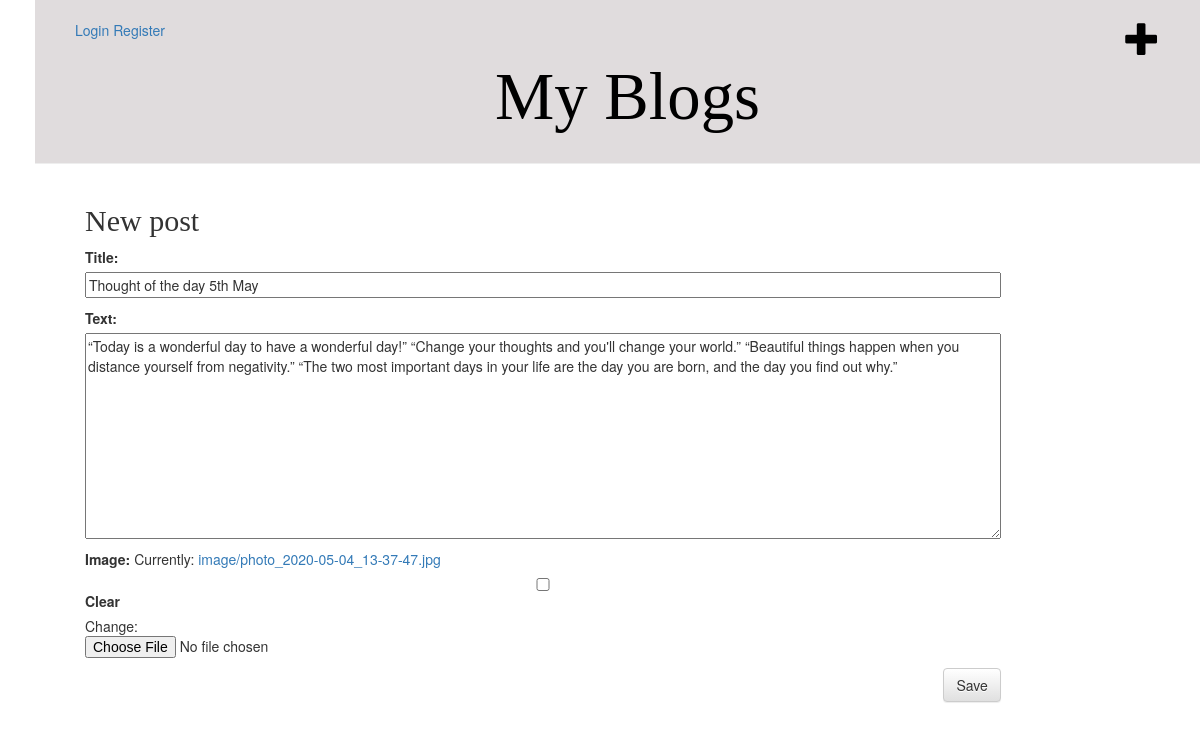
The app's page /post/11/edit/ with its own data.
### MyApp/models.py (models this page shows, shortened)
class Post(models.Model):
    author = models.ForeignKey(settings.AUTH_USER_MODEL, on_delete=models.CASCADE)
    title = models.CharField(max_length=200)
    text = models.TextField()
    image = models.ImageField(upload_to='image',blank=True, null=True,)
    created_date = models.DateTimeField(default=timezone.now)
    published_date = models.DateTimeField(blank=True, null=True)
    views = models.PositiveIntegerField(default=0)
    class Meta:
        ordering = ('-published_date',)

### MyApp/views.py (the view)
# urls.py: path('post/<int:pk>/edit/', views.post_edit, name='post_edit'),
def post_edit(request, pk):
    post = get_object_or_404(Post, pk=pk)
    form = PostForm()
    if request.method == "POST":
        form = PostForm(request.POST, instance=post)
        if form.is_valid():
            post = form.save(commit=False)
            post.author = request.user
            post.save()
            return redirect('post_detail', pk=post.pk)
    else:
        form = PostForm(instance=post)
    return render(request, 'blog/post_edit.html', {'form': form})

### MyApp/forms.py
class PostForm(forms.ModelForm):
    class Meta:
        model = Post
        fields = ('title','text','image')

### MyApp/templates/blog/post_edit.html
{% extends 'blog/base.html' %}
{% block content %}
    <h2>New post</h2>
    <form method="POST" class="post-form" enctype="multipart/form-data">{% csrf_token %}
        {{ form.as_p }}
        <button type="submit" class="save btn btn-default">Save</button>
    </form>
{% endblock %}

### MyApp/templates/blog/base.html (shortened to what this page needs)
{% load static %}
<html xmlns="http://www.w3.org/1999/html">
    <head>
        <link rel="stylesheet" href="//maxcdn.bootstrapcdn.com/bootstrap/3.2.0/css/bootstrap.min.css">
        <link rel="stylesheet" href="//maxcdn.bootstrapcdn.com/bootstrap/3.2.0/css/bootstrap-theme.min.css">
        <link rel="stylesheet" href="{% static 'css/vlog.css' %}">
</head>
    <body>
<div class="page-header">
    {% if user.is_authenticated %}
                <a class="nav-item nav-link" href="{% url 'profile' %}">Profile</a>
                <a class="nav-item nav-link" href="{% url 'logout' %}">Logout</a>
              {% else %}
                <a class="nav-item nav-link" href="{% url 'login' %}">Login</a>
                <a class="nav-item nav-link" href="{% url 'register' %}">Register</a>
              {% endif %}
        <a href="{% url 'post_new' %}" class="top-menu"><span class="glyphicon glyphicon-plus"></span></a>
        <h1><a href="/">My Blogs</a></h1>
    </div>
   <div class="container">
    <div class="row justify-content-center">
      <div class="col-lg-10 col-md-12">
        <div class="card mb-4">
          <div class="card-body">
            {% block content %}
            {% endblock %}
          </div>
        </div>
      </div>
    </div>
  </div>
</body>
</html>

### MyApp/static/css/vlog.css (style rules this page uses)
h1 a, h2 a { color: #191e21; font-family: 'Lobster'; }
body { padding-left: 35px; background-color: #2b9bbbd; }
.page-header { background-color: #e0dcdd; margin-top: 0; padding: 20px 20px 20px 40px; }
.page-header h1, .page-header h1 a, .page-header h1 a:visited, .page-header h1 a:active { color: black; font-size: 50pt; text-decoration: none; text-align: center; }
h1, h2, h3, h4 { font-family: 'Lobster', cursive; }
.save { float: right; }
.post-form textarea, .post-form input { width: 100%; }
.top-menu, .top-menu:hover, .top-menu:visited { color: black; float: right; font-size: 26pt; margin-right: 20px; }
.row { padding-left: 35px; display: block; }

### records on screen
Post: title "Thought of the day 5th May", text "“Today is a wonderful day to have a wonderful day!” “Change your thoughts and you'll change your world.” “Beautiful things happen when you distance yourself from negativity.” “The two most important days in your life are the day you are born, and the day you find out why.”"
